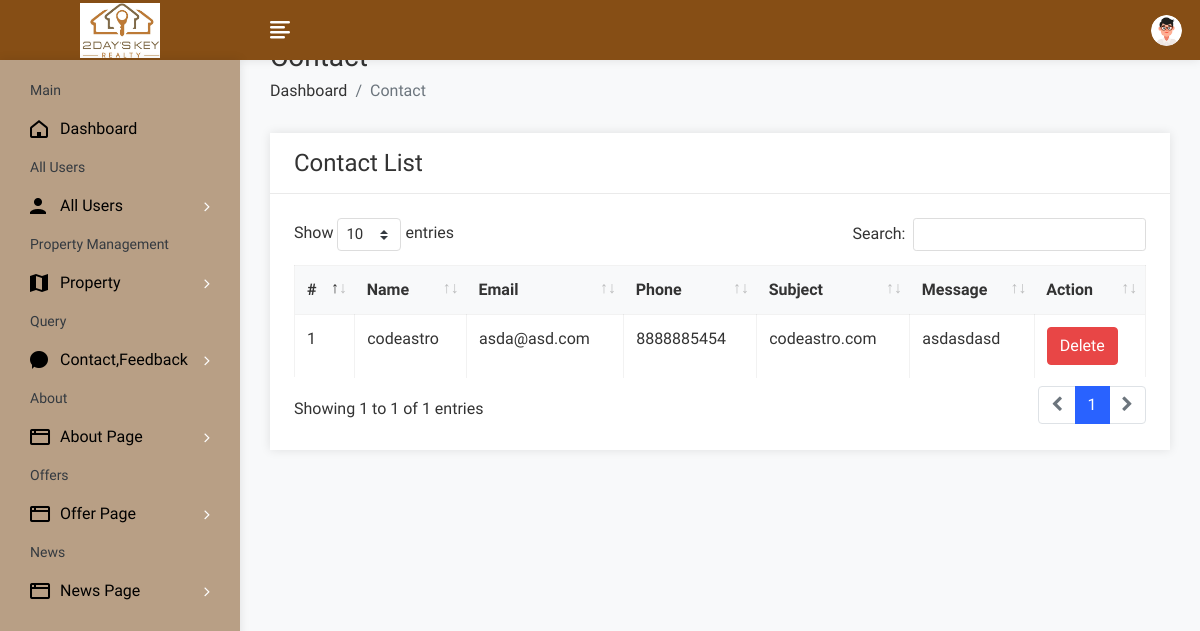
Screenshot of /admin/contactview.php (signed in) with the database file from the repository.
### tables this page shows
CREATE TABLE `contact` (
  `cid` int(50) NOT NULL,
  `name` varchar(100) NOT NULL,
  `email` varchar(100) NOT NULL,
  `phone` varchar(20) NOT NULL,
  `subject` varchar(100) NOT NULL,
  `message` varchar(250) NOT NULL
);

### admin/contactview.php (the view, shortened to what this page needs)
<!DOCTYPE html>
<html lang="en">
<head>
        <link rel="stylesheet" href="assets/css/bootstrap.min.css">
        <link rel="stylesheet" href="assets/css/font-awesome.min.css">
        <link rel="stylesheet" href="assets/css/feathericon.min.css">
		<link rel="stylesheet" href="assets/plugins/datatables/dataTables.bootstrap4.min.css">
		<link rel="stylesheet" href="assets/plugins/datatables/responsive.bootstrap4.min.css">
		<link rel="stylesheet" href="assets/plugins/datatables/select.bootstrap4.min.css">
		<link rel="stylesheet" href="assets/plugins/datatables/buttons.bootstrap4.min.css">
        <link rel="stylesheet" href="assets/css/style.css">
    </head>
    <body>
				<?php include("header.php"); ?>
            <div class="page-wrapper">
                <div class="content container-fluid">
					<div class="page-header">
						<div class="row">
							<div class="col">
								<h3 class="page-title">Contact</h3>
								<ul class="breadcrumb">
									<li class="breadcrumb-item"><a href="dashboard.php">Dashboard</a></li>
									<li class="breadcrumb-item active">Contact</li>
								</ul>
							</div>
						</div>
					</div>
					<div class="row">
						<div class="col-sm-12">
							<div class="card">
								<div class="card-header">
									<h4 class="card-title">Contact List</h4>
								</div>
								<div class="card-body">
									<table id="basic-datatable" class="table table-bordered table-hover">
                                            <thead>
                                                <tr>
                                                    <th>#</th>
                                                    <th>Name</th>
                                                    <th>Email</th>
                                                    <th>Phone</th>
													<th>Subject</th>
                                                    <th>Message</th>
                                                    <th>Action</th>
                                                </tr>
                                            </thead>
                                            <tbody>
											<?php
												$query=mysqli_query($con,"select * from contact");
												$cnt=1;
												while($row=mysqli_fetch_row($query))
													{
											?>
                                                <tr>
                                                    <td><?php echo $cnt; ?></td>
                                                    <td><?php echo $row['1']; ?></td>
                                                    <td><?php echo $row['2']; ?></td>
                                                    <td><?php echo $row['3']; ?></td>
                                                    <td><?php echo $row['4']; ?></td>
													<td><?php echo $row['5']; ?></td>
                                                    <td><a href="contactdelete.php?id=<?php echo $row['0']; ?>"><button class="btn btn-danger">Delete</button></a></td>
                                                </tr>
                                                <?php
												$cnt=$cnt+1;
												}
												?>
                                            </tbody>
                                        </table>
								</div>
							</div>
						</div>
					</div>
				</div>
			</div>
    </body>
</html>

### rows the page displays
contact: name "codeastro", email "asda@asd.com", phone "8888885454", subject "codeastro.com", message "asdasdasd"
